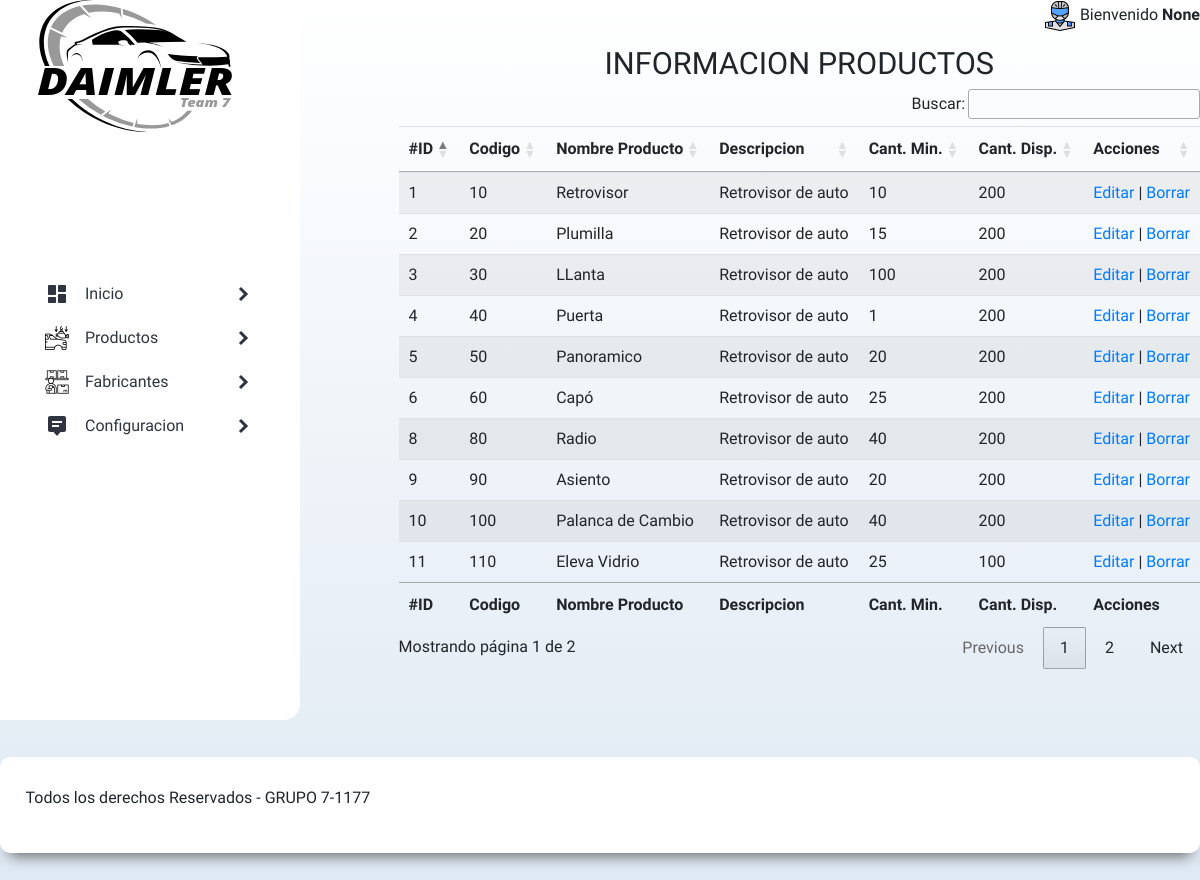
The app's page /crud_productos (signed in), older data.
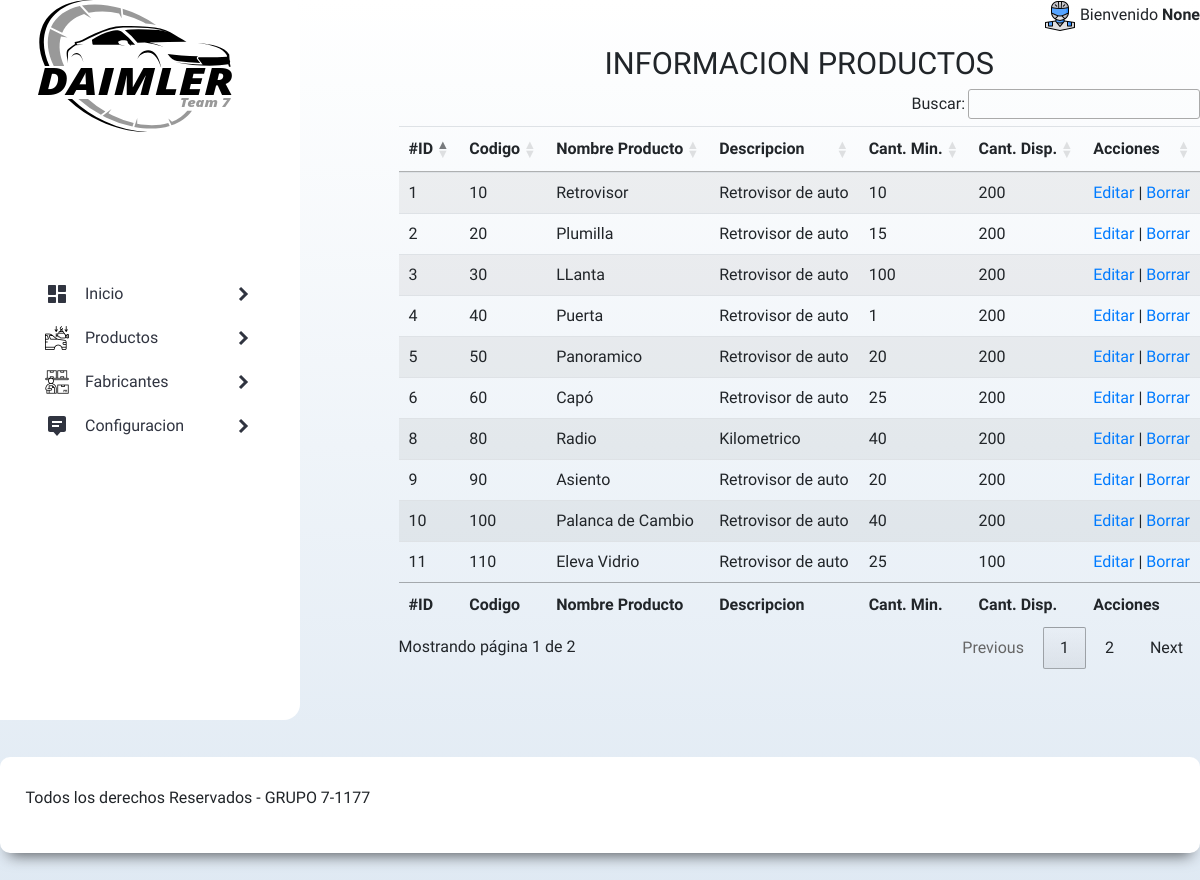
The same page, newer data.
### tables this page shows
CREATE TABLE productos (
  id_producto INTEGER PRIMARY KEY AutoIncrement,
  codigo_producto varchar(15) NOT NULL UNIQUE,
  nombre_producto varchar(255) NOT NULL,
  descripcion text,
  cminima_rq_bodega decimal(15,0) DEFAULT NULL,
  cdisponible_bodega decimal(15,0) DEFAULT NULL,
  estado char(1) NOT NULL DEFAULT 1,
  fecha_sistema datetime DEFAULT CURRENT_TIMESTAMP,
  codigo_usuario varchar(15) NOT NULL
  );

### app.py (the view)
@app.route("/crud_productos", methods=["GET", "POST"])
def crud_productos():
    if g.user:
        sql = "Select * from productos"
        db = get_db()
        cursor = db.cursor()
        cursor.execute(sql)
        productos = cursor.fetchall()
        close_db()
        return render_template("show_prod.html", sesion_iniciada=sesion_iniciada, productos=productos, usuario=g.user)
    else:
        return render_template('index.html', sesion_iniciada=sesion_iniciada, usuario=g.user)

### app.py (called while the page is built)
@app.before_request  # Decorador
def load_logged_in_user():
    user_id = session.get('user_id')
    if user_id is None:
        g.user = None
    else:
        g.user = get_db().execute(
            'SELECT * FROM usuarios WHERE codigo_usuario = ?', (user_id,)
        ).fetchone()

### db.py (called while the page is built)
def get_db():
    try:
        if 'db' not in g:
            g.db = sqlite3.connect("db/daimler.db")
            g.db.row_factory = sqlite3.Row
        return g.db
    except Error:
        print( Error )

### templates/show_prod.html (shortened to what this page needs)
{% extends "base.html" %}
{% block cont_menu %}
<body>
    <div class="form_menu">
        <h2>INFORMACION PRODUCTOS</h2>
    <table id="producto" class="table table-striped table-inverse table-responsive">
        <thead class="thead-inverse">
            <tr>
                <th>#ID</th>
                <th>Codigo</th>
                <th>Nombre Producto</th>
                <th>Descripcion</th>
                <th>Cant. Min.</th>
                <th>Cant. Disp.</th>
                {% if sesion_iniciada[2] != "USER" %}
                  <th>Acciones</th>
                {% endif %}
            </tr>
            </thead>
            <tbody>
                {%for productos in productos %}
                <tr>
                    <td>{{productos[0]}} </td>
                    <td>{{productos[1]}} </td>
                    <td>{{productos[2]}} </td>
                    <td>{{productos[3]}} </td>
                    <td>{{productos[4]}} </td>
                    <td>{{productos[5]}} </td>
                    {% if sesion_iniciada[2] != "USER" %}
                        <td> <a href="/edit_prod/{{productos[0]}}">Editar</a> | <a href="/del_prod/{{productos[0]}}">Borrar</a></td>
                   {% endif %}
                </tr>
                {%endfor %}
            </tbody>
            <tfoot class="thead-inverse">
                <tr>
                    <th>#ID</th>
                    <th>Codigo</th>
                    <th>Nombre Producto</th>
                    <th>Descripcion</th>
                    <th>Cant. Min.</th>
                    <th>Cant. Disp.</th>
                    {% if sesion_iniciada[2] != "USER" %}
                      <th>Acciones</th>
                    {% endif %}
                </tr>
            </tfoot>
    </table>
    </div>
</body>
{% endblock %}

Row changes from the older to the newer data that the page shows:
changed productos "Radio": descripcion "Retrovisor de auto" → "Kilometrico"
